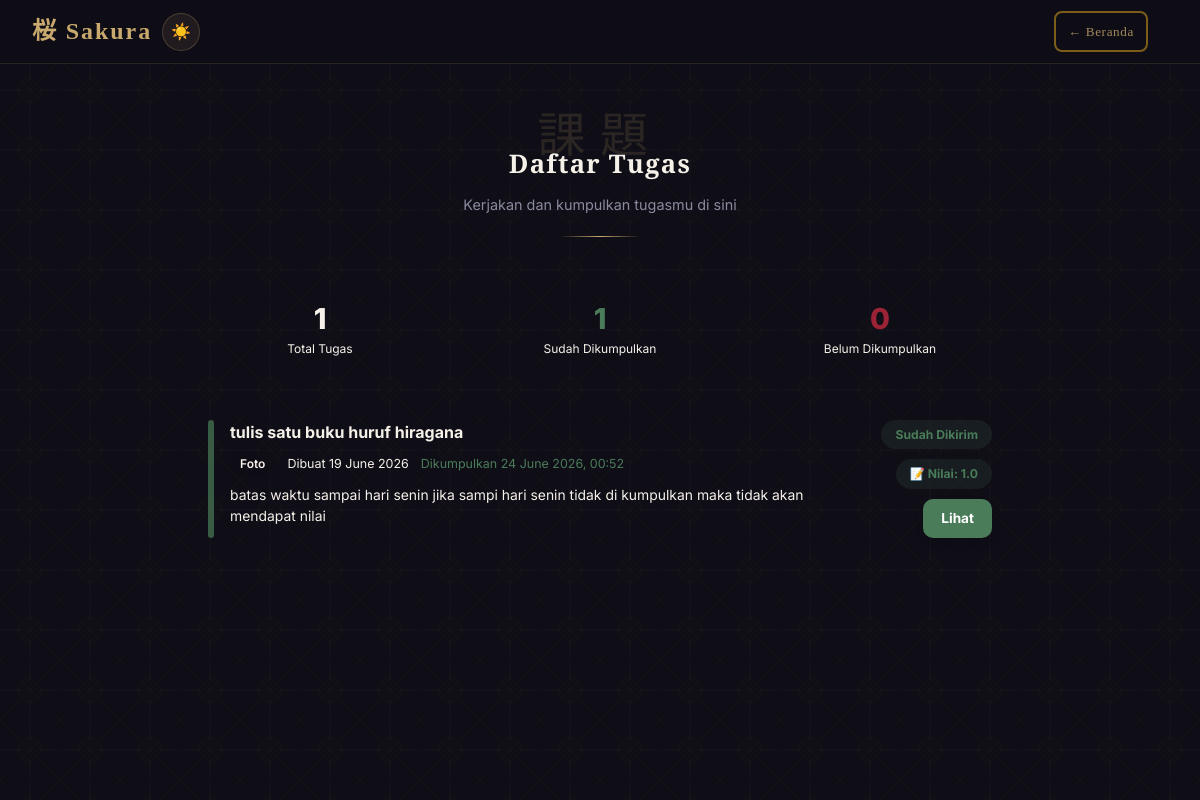
/tugas.php (signed in), run on the app's committed database.
### tables this page shows
CREATE TABLE `tugas_submissions` (
  `id` int UNSIGNED NOT NULL,
  `tugas_id` int UNSIGNED NOT NULL,
  `user_id` int UNSIGNED NOT NULL,
  `catatan` text COMMENT 'Catatan opsional dari user',
  `file_foto` varchar(500) DEFAULT NULL COMMENT 'Path file foto yang diunggah',
  `file_video` varchar(500) DEFAULT NULL COMMENT 'Path file video yang diunggah',
  `nilai` decimal(5,2) DEFAULT NULL COMMENT 'Nilai tugas (0-100), diisi admin',
  `feedback` text COMMENT 'Catatan/feedback dari admin',
  `graded_at` timestamp NULL DEFAULT NULL COMMENT 'Waktu penilaian',
  `submitted_at` timestamp NULL DEFAULT CURRENT_TIMESTAMP,
  `updated_at` timestamp NULL DEFAULT CURRENT_TIMESTAMP ON UPDATE CURRENT_TIMESTAMP
);

CREATE TABLE `tugas` (
  `id` int UNSIGNED NOT NULL,
  `judul` varchar(200) NOT NULL,
  `deskripsi` longtext COMMENT 'Konten teks / HTML tugas',
  `video_url` varchar(1000) DEFAULT NULL COMMENT 'URL video embed (YouTube, dsb)',
  `tipe_upload` enum('foto','video','foto_video') NOT NULL DEFAULT 'foto' COMMENT 'Jenis file yang wajib diunggah user',
  `status` enum('draft','published','closed') NOT NULL DEFAULT 'draft',
  `deadline` datetime DEFAULT NULL COMMENT 'Batas waktu pengumpulan tugas (opsional)',
  `created_by` int UNSIGNED NOT NULL,
  `created_at` timestamp NULL DEFAULT CURRENT_TIMESTAMP,
  `updated_at` timestamp NULL DEFAULT CURRENT_TIMESTAMP ON UPDATE CURRENT_TIMESTAMP
);

### tugas.php (the view, shortened to what this page needs)
<?php
$user = getCurrentUser();
$db = getDB();
$stmt = $db->prepare("
    SELECT t.*,
           s.id          AS sub_id,
           s.submitted_at AS sub_time,
           s.nilai       AS sub_nilai
    FROM tugas t
    LEFT JOIN tugas_submissions s ON s.tugas_id = t.id AND s.user_id = ?
    WHERE t.status = 'published'
    ORDER BY t.created_at DESC
");
$stmt->execute([$user['id']]);
$tugasList = $stmt->fetchAll();
$total      = count($tugasList);
$sudahKirim = count(array_filter($tugasList, fn($t) => $t['sub_id']));
$belumKirim = $total - $sudahKirim;
function tipeLabel(string $t): string {
    return match($t) {
        'foto'       => 'Foto',
        'video'      => 'Video',
        'foto_video' => 'Foto & Video',
        default      => $t,
    };
}
?>
<!DOCTYPE html>
<html lang="id">
<head>
  <link rel="stylesheet" href="css/style.css">
</head>
<body class="dashboard-page">
  <div class="asanoha-bg"></div>
  <header class="topbar">
    <div class="topbar-brand">桜 Sakura</div>
    <button class="theme-toggle" onclick="toggleTheme()" title="Mode Terang">☀️</button>
    <a href="beranda.php" class="topbar-back" style="border: 2px solid #99711b; padding: 8px 12px; border-radius: 8px; text-decoration: none; display: inline-block;">← Beranda</a>
  </header>
  <main class="dashboard-main">
    <section class="welcome-section fade-up">
      <span class="welcome-kanji">課題</span>
      <h1 class="welcome-title">Daftar Tugas</h1>
      <p class="welcome-sub">Kerjakan dan kumpulkan tugasmu di sini</p>
      <div class="section-divider"></div>
    </section>
    <div class="tg-wrap fade-up delay-1">
      <div class="tg-stats">
        <div class="tg-stat">
          <div class="num"><?= $total ?></div>
          <div class="lbl">Total Tugas</div>
        </div>
        <div class="tg-stat">
          <div class="num green"><?= $sudahKirim ?></div>
          <div class="lbl">Sudah Dikumpulkan</div>
        </div>
        <div class="tg-stat">
          <div class="num red"><?= $belumKirim ?></div>
          <div class="lbl">Belum Dikumpulkan</div>
        </div>
      </div>
      <?php if (empty($tugasList)): ?>
        <div class="empty-state">
          <p>Belum ada tugas yang tersedia.</p>
        </div>
      <?php else: ?>
        <?php foreach ($tugasList as $t): ?>
        <div class="tg-card">
          <div class="tg-icon <?= $t['sub_id'] ? 'done' : '' ?>"><span class="tg-dot"></span></div>
          <div class="tg-body">
            <div class="tg-title"><?= htmlspecialchars($t['judul']) ?></div>
            <div class="tg-meta">
              <span class="tg-chip"><?= tipeLabel($t['tipe_upload']) ?></span>
              <span>Dibuat <?= date('d F Y', strtotime($t['created_at'])) ?></span>
              <?php if ($t['sub_id']): ?>
                <span style="color:var(--bamboo)">Dikumpulkan <?= date('d F Y, H:i', strtotime($t['sub_time'])) ?></span>
              <?php endif; ?>
            </div>
            <?php if ($t['deskripsi']): ?>
              <div class="tg-desc"><?= htmlspecialchars($t['deskripsi']) ?></div>
            <?php endif; ?>
          </div>
          <div class="tg-right">
            <span class="badge <?= $t['sub_id'] ? 'badge-sent' : 'badge-unsent' ?>">
              <?= $t['sub_id'] ? 'Sudah Dikirim' : 'Belum Dikirim' ?>
            </span>
            <?php if ($t['sub_id']): ?>
              <?php if ($t['sub_nilai'] !== null): ?>
                <span class="badge badge-nilai">📝 Nilai: <?= number_format((float)$t['sub_nilai'], 1) ?></span>
              <?php else: ?>
                <span class="badge badge-pending">⏳ Belum dinilai</span>
              <?php endif; ?>
            <?php endif; ?>
            <a href="tugas_detail.php?id=<?= $t['id'] ?>"
               class="btn-open <?= $t['sub_id'] ? 'done' : '' ?>">
              <?= $t['sub_id'] ? 'Lihat' : 'Kerjakan' ?>
            </a>
          </div>
        </div>
        <?php endforeach; ?>
      <?php endif; ?>
    </div>
  </main>
</body>
</html>

### css/style.css (style rules this page uses)
:root { --navy: #0f0e17; --navy-mid: #1a1a2e; --navy-soft: #16213e; --cream: #f5f0e8; --cream-soft: #ede8de; --gold: #c9a96e; --gold-light: #e8d5a3; --torii: #9b2335; --torii-soft: #c0392b; --bamboo: #4a7c59; --ink: #2c2c3e; --mist: #8a8a9e; --white: #ffffff; --shadow-soft: 0 4px 30px rgba(0,0,0,0.3); --shadow-card: 0 8px 40px rgba(0,0,0,0.4); --radius: 16px; --radius-sm: 8px; --transition: 0.3s cubic-bezier(0.4, 0, 0.2, 1); }
.theme-toggle { width: 38px; height: 38px; border-radius: 50%; background: rgba(201,169,110,0.1); border: 1px solid rgba(201,169,110,0.25); color: var(--gold); font-size: 1rem; cursor: pointer; display: flex; align-items: center; justify-content: center; transition: var(--transition); flex-shrink: 0; }
*, *::before, *::after { box-sizing: border-box; margin: 0; padding: 0; }
html { scroll-behavior: smooth; }
body { font-family: 'Inter', 'Noto Serif JP', sans-serif; background-color: var(--navy); color: var(--cream); min-height: 100vh; overflow-x: hidden; line-height: 1.6; }
.asanoha-bg { position: fixed; inset: 0; z-index: 0; pointer-events: none; }
.dashboard-page { min-height: 100vh; display: flex; flex-direction: column; position: relative; }
.topbar { position: sticky; top: 0; z-index: 250; background: rgba(15,14,23,0.85); backdrop-filter: blur(20px); border-bottom: 1px solid rgba(201,169,110,0.15); padding: 0 32px; min-height: 64px; display: flex; align-items: center; justify-content: space-between; flex-wrap: wrap; gap: 10px; row-gap: 8px; }
.topbar-brand { font-family: 'Noto Serif JP', serif; font-size: 1.5rem; color: var(--gold); letter-spacing: 0.08em; font-weight: 700; }
.dashboard-main { flex: 1; padding: 48px 32px; max-width: 1100px; margin: 0 auto; width: 100%; position: relative; z-index: 1; }
.welcome-section { margin-bottom: 48px; text-align: center; }
.welcome-kanji { font-family: 'Noto Serif JP', serif; font-size: 3rem; color: rgba(201,169,110,0.15); letter-spacing: 0.3em; display: block; line-height: 1; margin-bottom: -16px; }
.welcome-title { font-family: 'Cinzel', serif; font-size: 1.6rem; font-weight: 600; color: var(--cream); letter-spacing: 0.05em; }
.welcome-sub { font-size: 0.9rem; color: var(--mist); margin-top: 8px; }
.section-divider { width: 80px; height: 1px; background: linear-gradient(90deg, transparent, var(--gold), transparent); margin: 20px auto; }
.fade-up { animation: fadeUp 0.6s ease forwards; }
.delay-1 { animation-delay: 0.1s; opacity: 0; }
.topbar-back { margin-left: auto; margin-right: 20px; font-family: 'Cinzel', serif; font-size: 0.82rem; color: var(--gold); text-decoration: none; letter-spacing: 0.05em; opacity: 0.8; transition: opacity 0.2s; }

### data on the page
tugas_submissions: id "1", id "0", tugas.judul "tulis satu buku huruf hiragana", tugas.tipe_upload "Foto", tugas.created_at "19 June 2026", submitted_at "24 June 2026, 00:52", tugas.deskripsi "batas waktu sampai hari senin jika sampi hari senin tidak di kumpulkan maka tidak akan mendapat nilai", shows "Sudah Dikirim", nilai "1.0", shows "Lihat"

### other printed values
$total "1"
